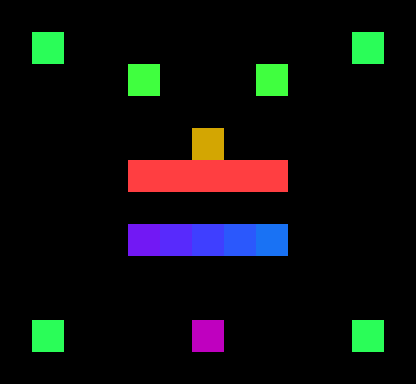

Tiled map render using the project's own tile images. Description and the whole map definition, tile-layer contents included, below:
An orthogonal 13x12 tile map with 32x32 px tiles, 1 tile layer (tiles) and 18 objects (6x Interactive, 5x Static, Start, Flag, 3, ...).

<map version="1.5" tiledversion="1.5.0" orientation="orthogonal" renderorder="right-down" width="13" height="12" tilewidth="32" tileheight="32" infinite="0" nextlayerid="3" nextobjectid="24">
 <tileset firstgid="1" source="../basic.tsx" />
 <layer id="1" name="tiles" width="13" height="12">
  <data encoding="csv">
11,11,11,11,11,11,11,11,11,11,11,11,11,
11,31,0,0,0,0,0,0,0,0,0,31,11,
11,0,0,0,32,0,0,0,32,0,0,0,11,
11,0,0,11,11,11,11,11,11,11,0,0,11,
11,0,0,11,0,0,38,0,0,11,0,0,11,
11,0,0,11,42,42,42,42,42,11,0,0,11,
11,0,0,0,0,0,0,0,0,0,0,0,11,
11,0,0,0,20,21,22,23,24,0,0,0,11,
11,0,11,11,11,11,11,11,11,11,11,0,11,
11,0,0,0,0,0,0,0,0,0,0,0,11,
11,31,0,0,0,0,17,0,0,0,0,31,11,
11,11,11,11,11,11,11,11,11,11,11,11,11
</data>
 </layer>
 <objectgroup id="2" name="objects">
  <object id="3" name="Start" type="Start" gid="17" x="192" y="352" width="32" height="32" />
  <object id="4" name="Flag" gid="38" x="192" y="160" width="32" height="32" />
  <object id="6" name="remove 'unpassable' from 6" type="Interactive" gid="32" x="128" y="96" width="32" height="32">
   <properties>
    <property name="Group" type="int" value="5" />
    <property name="Transform group" value="6" />
    <property name="remove property" value="unpassable" />
   </properties>
  </object>
  <object id="7" name="transform 4 to 5" type="Interactive" gid="32" x="256" y="96" width="32" height="32">
   <properties>
    <property name="Group" type="int" value="5" />
    <property name="Transform group" value="4" />
    <property name="Transform onto" type="int" value="5" />
   </properties>
  </object>
  <object id="8" name="transform 3 to 4" type="Interactive" gid="32" x="352" y="64" width="32" height="32">
   <properties>
    <property name="Group" type="int" value="5" />
    <property name="Transform group" value="3" />
    <property name="Transform onto" type="int" value="4" />
   </properties>
  </object>
  <object id="9" name="transform 2 to 3" type="Interactive" gid="32" x="352" y="352" width="32" height="32">
   <properties>
    <property name="Group" type="int" value="5" />
    <property name="Transform group" value="2" />
    <property name="Transform onto" type="int" value="3" />
   </properties>
  </object>
  <object id="10" name="transform 5 to 6" type="Interactive" gid="32" x="32" y="352" width="32" height="32">
   <properties>
    <property name="Group" type="int" value="5" />
    <property name="Transform group" value="5" />
    <property name="Transform onto" type="int" value="6" />
   </properties>
  </object>
  <object id="11" name="transform Spikes to 2" type="Interactive" gid="32" x="32" y="64" width="32" height="32">
   <properties>
    <property name="Group" type="int" value="5" />
    <property name="Transform group" value="1" />
    <property name="Transform onto" type="int" value="2" />
   </properties>
  </object>
  <object id="13" name="Spikes" type="Static" gid="42" x="128" y="192" width="32" height="32">
   <properties>
    <property name="Group" type="int" value="1" />
    <property name="Properties" value="kills" />
   </properties>
  </object>
  <object id="15" name="Spikes" type="Static" gid="42" x="160" y="192" width="32" height="32">
   <properties>
    <property name="Group" type="int" value="1" />
    <property name="Properties" value="kills" />
   </properties>
  </object>
  <object id="16" name="Spikes" type="Static" gid="42" x="192" y="192" width="32" height="32">
   <properties>
    <property name="Group" type="int" value="1" />
    <property name="Properties" value="kills" />
   </properties>
  </object>
  <object id="17" name="Spikes" type="Static" gid="42" x="224" y="192" width="32" height="32">
   <properties>
    <property name="Group" type="int" value="1" />
    <property name="Properties" value="kills" />
   </properties>
  </object>
  <object id="18" name="Spikes" type="Static" gid="42" x="256" y="192" width="32" height="32">
   <properties>
    <property name="Group" type="int" value="1" />
    <property name="Properties" value="kills" />
   </properties>
  </object>
  <object id="19" name="3" gid="21" x="160" y="256" width="32" height="32">
   <properties>
    <property name="Group" type="int" value="3" />
    <property name="Properties" value="kills" />
   </properties>
  </object>
  <object id="20" name="2" gid="20" x="128" y="256" width="32" height="32">
   <properties>
    <property name="Group" type="int" value="2" />
    <property name="Properties" value="kills" />
   </properties>
  </object>
  <object id="21" name="4" gid="22" x="192" y="256" width="32" height="32">
   <properties>
    <property name="Group" type="int" value="4" />
    <property name="Properties" value="kills" />
   </properties>
  </object>
  <object id="22" name="5" gid="23" x="224" y="256" width="32" height="32">
   <properties>
    <property name="Group" type="int" value="5" />
    <property name="Properties" value="kills" />
   </properties>
  </object>
  <object id="23" name="6" gid="24" x="256" y="256" width="32" height="32">
   <properties>
    <property name="Group" type="int" value="6" />
    <property name="Properties" value="unpassable" />
   </properties>
  </object>
 </objectgroup>
</map>
